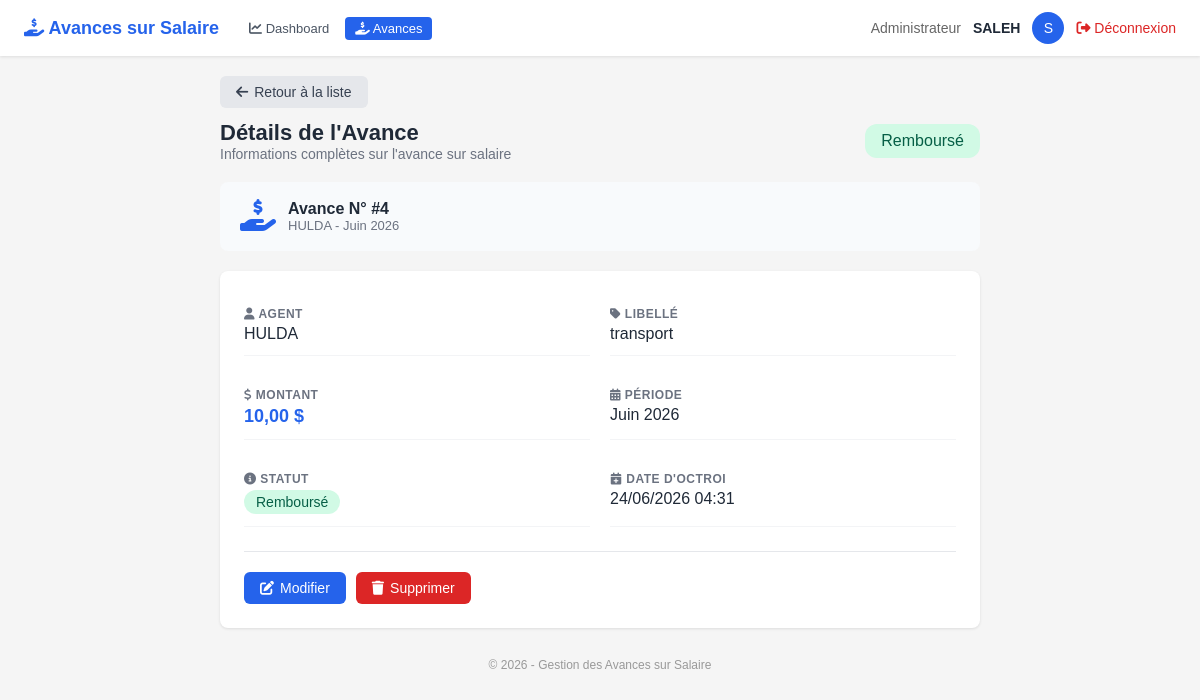
/pages/avances/view.php?id=4 (signed in), run on the app's committed database.
### tables this page shows
CREATE TABLE `avances` (
  `id` int(11) NOT NULL,
  `agent_id` int(11) NOT NULL,
  `mois` varchar(20) NOT NULL,
  `annee` int(11) NOT NULL,
  `libelle` varchar(100) NOT NULL,
  `montant` decimal(10,2) NOT NULL,
  `date_creation` datetime DEFAULT current_timestamp(),
  `statut` enum('en_cours','rembourse') DEFAULT 'en_cours'
);

CREATE TABLE `agent` (
  `id_agent` int(11) NOT NULL,
  `nom_complet` varchar(150) NOT NULL,
  `adresse` varchar(255) DEFAULT NULL,
  `date_naissance` date DEFAULT NULL,
  `telephone` varchar(20) DEFAULT NULL,
  `profil` varchar(100) DEFAULT NULL,
  `lieu_naissance` varchar(100) DEFAULT NULL,
  `fonction` varchar(100) DEFAULT NULL
);

### Classes/Avance.php (called while the page is built, shortened)
<?php
require_once __DIR__ . '/../Config/Database.php';
class Avance {
    private $id;
    private $mois;
    private $annee;
    private $libelle;
    private $montant;
    private $date_creation;
    private $statut;
    public function __construct(
        $agent_id = null,
        $mois = null,
        $annee = null,
        $libelle = null,
        $montant = null,
        $statut = self::STATUT_EN_COURS,
        $id = null
    ) {
        $this->id = $id;
        $this->mois = $mois;
        $this->annee = $annee;
        $this->libelle = $libelle;
        $this->montant = $montant;
        $this->statut = $statut;
        $this->date_creation = date('Y-m-d H:i:s');
    }
    public function getId() { return $this->id; }
    public function getMois() { return $this->mois; }
    public function getAnnee() { return $this->annee; }
    public function getLibelle() { return $this->libelle; }
    public function getMontant() { return $this->montant; }
    public function getDateCreation() { return $this->date_creation; }
    public function isEnCours() { return $this->statut === self::STATUT_EN_COURS; }
    public function getStatutLibelle() {
        $statuts = [
            self::STATUT_EN_COURS => 'En cours',
            self::STATUT_REMBOURSE => 'Remboursé'
        ];
        return $statuts[$this->statut] ?? $this->statut;
    }
    public static function getById($id) {
        $db = Database::getInstance();
        $sql = "SELECT * FROM avances WHERE id = :id";
        try {
            $stmt = $db->prepare($sql);
            $stmt->bindParam(':id', $id);
            $stmt->execute();
            if ($stmt->rowCount() > 0) {
                $row = $stmt->fetch(PDO::FETCH_ASSOC);
                return new self(
                    $row['agent_id'],
                    $row['mois'],
                    $row['annee'],
                    $row['libelle'],
                    $row['montant'],
                    $row['statut'],
                    $row['id']
                );
            }
            return null;
        } catch (PDOException $e) {
            error_log("Erreur lors de la récupération de l'avance : " . $e->getMessage());
            return null;
        }
    }
}

### Config/Database.php (called while the page is built, shortened)
<?php
class Database {
    private static $host = 'localhost';
    private static $db_name = 'gestion_remuneration';
    private static $user = 'root';
    private static $password = '';
    private static $conn;
    public static function connect() {
        self::$conn = null;
        try {
            $dsn = 'mysql:host=' . self::$host . ';dbname=' . self::$db_name . ';charset=utf8';
            self::$conn = new PDO($dsn, self::$user, self::$password);
            self::$conn->setAttribute(PDO::ATTR_ERRMODE, PDO::ERRMODE_EXCEPTION);
        } catch (PDOException $e) {
            die('Erreur de connexion : ' . $e->getMessage());
        }
        return self::$conn;
    }
    public static function getInstance() {
        return self::$conn;
    }
}
?>

### Classes/Agent.php (called while the page is built, shortened)
<?php
require_once __DIR__ . '/../Config/Database.php';
class Agent {
    private $nom_complet;
    public function __construct(
        $nom_complet = null,
        $adresse = null,
        $date_naissance = null,
        $telephone = null,
        $profil = null,
        $lieu_naissance = null,
        $fonction = null,
        $id_agent = null
    ) {
        $this->nom_complet = $nom_complet;
    }
    public function getNomComplet() { return $this->nom_complet; }
    public static function getById($id) {
        $db = Database::getInstance();
        $sql = "SELECT * FROM agent WHERE id_agent = :id_agent";
        try {
            $stmt = $db->prepare($sql);
            $stmt->bindParam(':id_agent', $id);
            $stmt->execute();
            if ($stmt->rowCount() > 0) {
                $row = $stmt->fetch(PDO::FETCH_ASSOC);
                return new self(
                    $row['nom_complet'],
                    $row['adresse'],
                    $row['date_naissance'],
                    $row['telephone'],
                    $row['profil'],
                    $row['lieu_naissance'],
                    $row['fonction'],
                    $row['id_agent']
                );
            }
            return null;
        } catch (PDOException $e) {
            error_log("Erreur lors de la récupération de l'agent : " . $e->getMessage());
            return null;
        }
    }
}
?>

### pages/avances/view.php (the view, shortened to what this page needs)
<?php
require_once __DIR__ . '/../../Config/Database.php';
require_once __DIR__ . '/../../Classes/Avance.php';
require_once __DIR__ . '/../../Classes/Agent.php';
$id = intval($_GET['id']);
$avance = Avance::getById($id);
$role = $_SESSION['user_role'] ?? 'Invité';
$username = $_SESSION['nom'] ?? $_SESSION['username'] ?? 'Utilisateur';
$agent = Agent::getById($avance->getAgentId());
$nomAgent = $agent ? $agent->getNomComplet() : 'Agent inconnu';
$montant = number_format($avance->getMontant(), 2, ',', ' ');
$libelle = $avance->getLibelle();
$statutLibelle = $avance->getStatutLibelle();
$statutBadge = $avance->isEnCours() ? 'badge-yellow' : 'badge-green';
$moisNoms = [
    '01' => 'Janvier', '02' => 'Février', '03' => 'Mars', '04' => 'Avril',
    '05' => 'Mai', '06' => 'Juin', '07' => 'Juillet', '08' => 'Août',
    '09' => 'Septembre', '10' => 'Octobre', '11' => 'Novembre', '12' => 'Décembre'
];
$mois = isset($moisNoms[$avance->getMois()]) ? $moisNoms[$avance->getMois()] : $avance->getMois();
$periode = $mois . ' ' . $avance->getAnnee();
?>
<!DOCTYPE html>
<html lang="fr">
<head>
    <link rel="stylesheet" href="https://cdnjs.cloudflare.com/ajax/libs/font-awesome/6.4.0/css/all.min.css">
</head>
<body>
<div class="header">
    <div class="header-left">
        <h1><i class="fas fa-hand-holding-usd" style="color:#2563eb;"></i> Avances sur Salaire</h1>
        <nav class="nav-links">
            <?php if (strtolower($role) === 'administrateur'): ?>
                <a href="../../Dashboard.php"><i class="fas fa-chart-line"></i> Dashboard</a>
                <a href="index.php" class="active"><i class="fas fa-hand-holding-usd"></i> Avances</a>
            <?php elseif (strtolower($role) === 'caissier'): ?>
                <a href="../caissier/dashboard.php"><i class="fas fa-chart-line"></i> Dashboard</a>
                <a href="index.php" class="active"><i class="fas fa-hand-holding-usd"></i> Avances</a>
            <?php endif; ?>
        </nav>
    </div>
    <div class="header-right">
        <span class="role"><?php echo htmlspecialchars($role); ?></span>
        <span class="username"><?php echo htmlspecialchars($username); ?></span>
        <div class="avatar"><?php echo strtoupper(substr($username, 0, 1)); ?></div>
        <a href="../../logout.php" class="logout"><i class="fas fa-sign-out-alt"></i> Déconnexion</a>
    </div>
</div>
<div class="container">
    <div class="mb-3">
        <a href="index.php" class="btn btn-secondary">
            <i class="fas fa-arrow-left"></i> Retour à la liste
        </a>
    </div>
    <div class="top">
        <div>
            <h2>Détails de l'Avance</h2>
            <p>Informations complètes sur l'avance sur salaire</p>
        </div>
        <div>
            <span class="badge <?php echo $statutBadge; ?>" style="font-size:16px;padding:8px 16px;">
                <?php echo $statutLibelle; ?>
            </span>
        </div>
    </div>
    <div class="status-header">
        <div class="icon">
            <i class="fas fa-hand-holding-usd" style="color:#2563eb;"></i>
        </div>
        <div class="info">
            <h3>Avance N° #<?php echo $avance->getId(); ?></h3>
            <p><?php echo htmlspecialchars($nomAgent); ?> - <?php echo $periode; ?></p>
        </div>
    </div>
    <div class="card">
        <div class="detail-grid">
            <div class="detail-item">
                <div class="label"><i class="fas fa-user"></i> Agent</div>
                <div class="value"><?php echo htmlspecialchars($nomAgent); ?></div>
            </div>
            <div class="detail-item">
                <div class="label"><i class="fas fa-tag"></i> Libellé</div>
                <div class="value"><?php echo htmlspecialchars($libelle); ?></div>
            </div>
            <div class="detail-item">
                <div class="label"><i class="fas fa-dollar-sign"></i> Montant</div>
                <div class="value highlight"><?php echo $montant; ?> $</div>
            </div>
            <div class="detail-item">
                <div class="label"><i class="fas fa-calendar-alt"></i> Période</div>
                <div class="value"><?php echo htmlspecialchars($periode); ?></div>
            </div>
            <div class="detail-item">
                <div class="label"><i class="fas fa-info-circle"></i> Statut</div>
                <div class="value">
                    <span class="badge <?php echo $statutBadge; ?>">
                        <?php echo $statutLibelle; ?>
                    </span>
                </div>
            </div>
            <div class="detail-item">
                <div class="label"><i class="fas fa-calendar-plus"></i> Date d'octroi</div>
                <div class="value"><?php echo date('d/m/Y H:i', strtotime($avance->getDateCreation())); ?></div>
            </div>
        </div>
        <div class="btn-group" style="margin-top:24px;padding-top:20px;border-top:1px solid #e5e7eb;">
            <a href="edit.php?id=<?php echo $avance->getId(); ?>" class="btn btn-primary">
                <i class="fas fa-edit"></i> Modifier
            </a>
            <a href="delete.php?id=<?php echo $avance->getId(); ?>" class="btn btn-danger" style="background:#dc2626;color:white;"
               onclick="return confirm('Êtes-vous sûr de vouloir supprimer cette avance ?')">
                <i class="fas fa-trash"></i> Supprimer
            </a>
        </div>
    </div>
    <div class="footer">
        © <?php echo date('Y'); ?> - Gestion des Avances sur Salaire
    </div>
</div>
</body>
</html>

### pages/avances/view.php (style rules this page uses)
* { margin: 0; padding: 0; box-sizing: border-box; }
body { font-family: Arial, sans-serif; background: #f5f5f5; }
.header { background: white; padding: 12px 24px; display: flex; justify-content: space-between; align-items: center; box-shadow: 0 1px 3px rgba(0,0,0,0.1); flex-wrap: wrap; gap: 10px; }
.header-left { display: flex; align-items: center; gap: 20px; flex-wrap: wrap; }
.header-left h1 { color: #2563eb; font-size: 18px; }
.nav-links { display: flex; gap: 6px; flex-wrap: wrap; }
.nav-links a { color: #4b5563; text-decoration: none; font-size: 13px; padding: 4px 10px; border-radius: 4px; transition: 0.2s; }
.nav-links a.active { background: #2563eb; color: white; }
.header-right { display: flex; align-items: center; gap: 12px; flex-wrap: wrap; }
.header-right .role { color: #666; font-size: 14px; }
.header-right .username { font-weight: 600; color: #1f2937; font-size: 14px; }
.header-right .avatar { width: 32px; height: 32px; background: #2563eb; border-radius: 50%; display: flex; align-items: center; justify-content: center; color: white; font-size: 14px; }
.header-right .logout { color: #dc2626; text-decoration: none; font-size: 14px; }
.container { max-width: 800px; margin: 0 auto; padding: 20px; }
.top { display: flex; justify-content: space-between; align-items: center; margin-bottom: 20px; flex-wrap: wrap; gap: 10px; }
.top h2 { color: #1f2937; font-size: 22px; }
.top p { color: #6b7280; font-size: 14px; }
.card { background: white; border-radius: 8px; padding: 24px; box-shadow: 0 1px 3px rgba(0,0,0,0.1); }
.btn { padding: 8px 16px; border: none; border-radius: 6px; cursor: pointer; text-decoration: none; display: inline-flex; align-items: center; gap: 6px; font-size: 14px; transition: 0.2s; }
.btn-secondary { background: #e5e7eb; color: #374151; }
.btn-primary { background: #2563eb; color: white; }
.btn-danger { background: #dc2626; color: white; }
.mb-3 { margin-bottom: 12px; }
.detail-grid { display: grid; grid-template-columns: 1fr 1fr; gap: 20px; }
.detail-item { padding: 12px 0; border-bottom: 1px solid #f3f4f6; }
.detail-item .label { font-size: 12px; color: #6b7280; text-transform: uppercase; font-weight: 600; letter-spacing: 0.5px; }
.detail-item .value { font-size: 16px; color: #1f2937; margin-top: 4px; font-weight: 500; }
.detail-item .value.highlight { color: #2563eb; font-weight: bold; font-size: 18px; }
.badge { display: inline-block; padding: 4px 12px; border-radius: 12px; font-size: 14px; font-weight: 500; }
.badge-green { background: #d1fae5; color: #065f46; }
.footer { text-align: center; margin-top: 20px; color: #999; font-size: 12px; padding: 10px 0; }
.btn-group { display: flex; gap: 10px; flex-wrap: wrap; margin-top: 10px; }
.status-header { display: flex; align-items: center; gap: 12px; margin-bottom: 20px; padding: 16px 20px; background: #f8fafc; border-radius: 8px; }
.status-header .icon { font-size: 32px; }
.status-header .info h3 { font-size: 16px; color: #1f2937; }
.status-header .info p { font-size: 13px; color: #6b7280; }

### data on the page
avances: statut "Remboursé", id "4", periode "Juin 2026", libelle "transport", montant "10,00"
agent: nom_complet "HULDA"

### other printed values
$role "Administrateur"
$username "SALEH"
substr($username, 0, 1) "S"
date('d/m/Y H:i', strtotime($avance->getDateCreation())) "24/06/2026 04:31"
